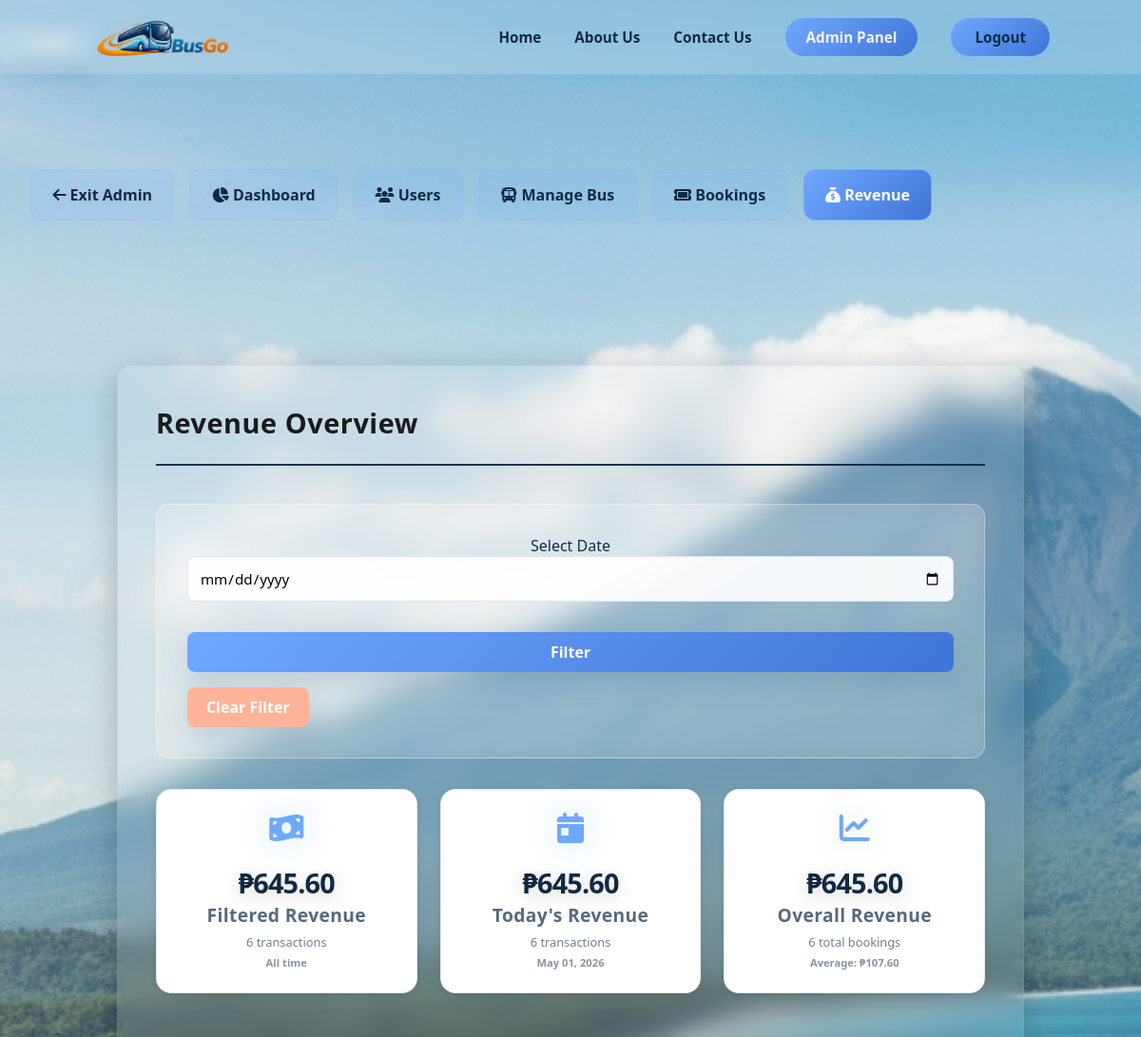
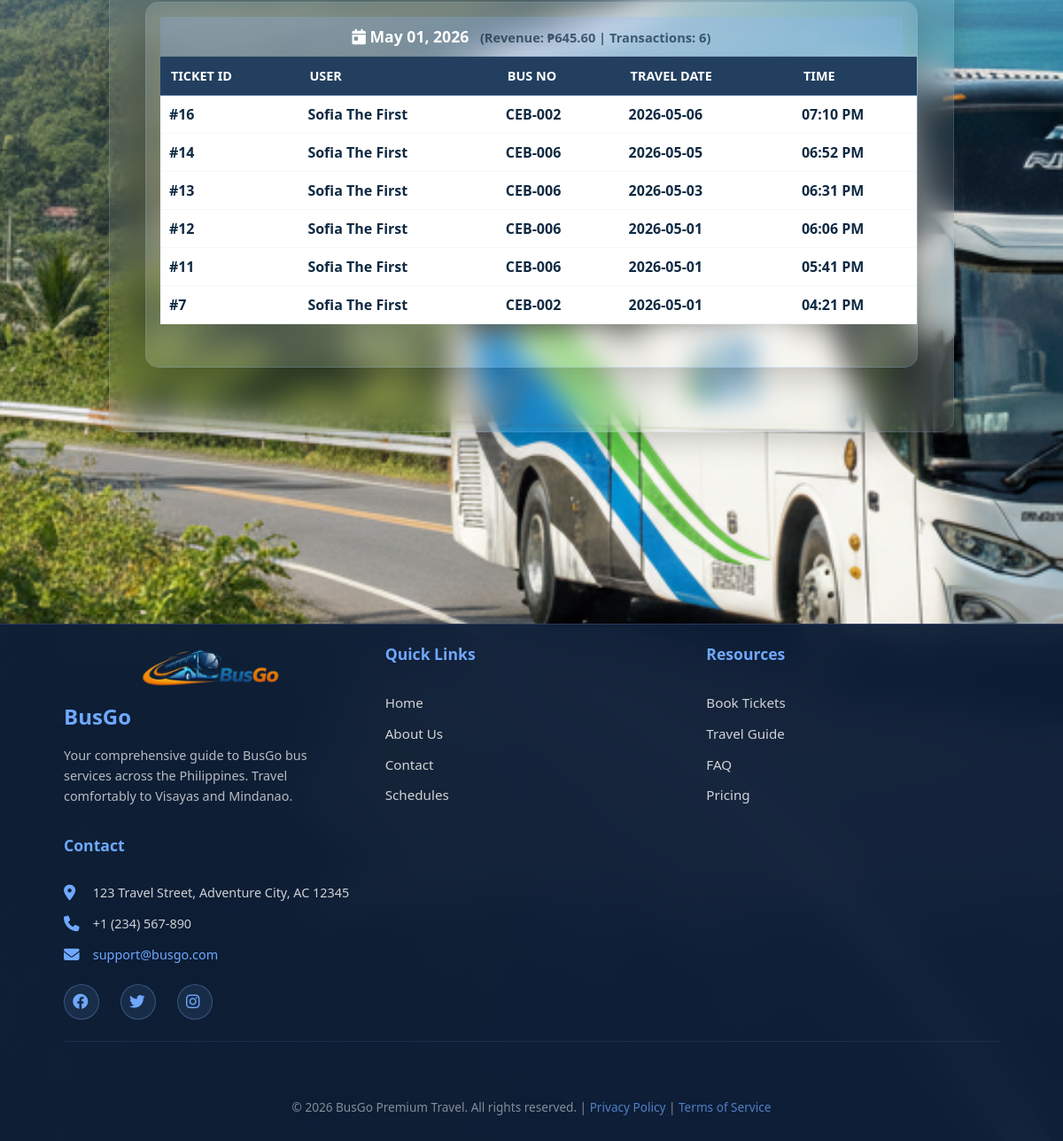
/admin/revenue (signed in), run on the app's committed database (2 pictures, top to bottom).
### tables this page shows
CREATE TABLE bookings (
            id INTEGER PRIMARY KEY AUTOINCREMENT,
            user_id INTEGER,
            trip_id INTEGER,
            passenger_id INTEGER,
            seat_number TEXT,
            status TEXT DEFAULT 'waiting for payment',
            booking_type TEXT DEFAULT 'Online',
            payment_method TEXT DEFAULT 'Online',
            created_at TEXT DEFAULT CURRENT_TIMESTAMP, price REAL DEFAULT 0, distance REAL DEFAULT 0, fare_type TEXT DEFAULT 'regular', discount_type TEXT, id_photo_path TEXT, travel_date TEXT,
            FOREIGN KEY(user_id) REFERENCES users(id),
            FOREIGN KEY(trip_id) REFERENCES trips(id),
            FOREIGN KEY(passenger_id) REFERENCES passengers(id)
        );

CREATE TABLE users (
            id INTEGER PRIMARY KEY AUTOINCREMENT,
            fullname TEXT NOT NULL,
            email TEXT UNIQUE NOT NULL,
            password TEXT NOT NULL,
            role TEXT DEFAULT 'user',
            created_at TEXT DEFAULT CURRENT_TIMESTAMP
        );

CREATE TABLE buses (
            id INTEGER PRIMARY KEY AUTOINCREMENT,
            bus_no TEXT UNIQUE NOT NULL,
            capacity INTEGER DEFAULT 52,
            status TEXT DEFAULT 'available',
            created_at TEXT DEFAULT CURRENT_TIMESTAMP,
            updated_at TEXT DEFAULT CURRENT_TIMESTAMP
        );

### app.py (the view)
@app.route("/admin/revenue")
def admin_revenue():
    if "user_id" not in session or session.get("role") != "admin":
        return redirect(url_for("home"))
    conn = get_db_connection()
    filter_date = request.args.get('date')
    filtered_query_params = []
    filtered_where_clauses = ["b.status = 'paid'"]
    if filter_date:
        filtered_where_clauses.append("date(b.created_at) = ?")
        filtered_query_params.append(filter_date)
    filtered_where_clause_str = " AND ".join(filtered_where_clauses)
    filtered_rows = conn.execute(f"""
        SELECT
            b.id,
            b.created_at,
            COALESCE(b.price, 0) AS fare,
            bs.bus_no,
            b.status,
            b.travel_date,
            u.fullname AS user_name
        FROM bookings b
        JOIN trips t ON t.id = b.trip_id
        JOIN buses bs ON bs.id = t.bus_id
        JOIN users u ON u.id = b.user_id
        WHERE {filtered_where_clause_str}
        ORDER BY date(b.created_at) DESC, b.created_at DESC
    """, filtered_query_params).fetchall()
    revenue_by_date = {}
    total_filtered_revenue = 0
    total_transactions = 0
    for row in filtered_rows:
        created_at_raw = row["created_at"] or ""
        date_key = "Unknown Date"
        time_label = created_at_raw
        fare = float(row["fare"] or 0)
        if fare <= 0:
            continue
        try:
            parsed = datetime.datetime.strptime(created_at_raw, "%Y-%m-%d %H:%M:%S")
            date_key = parsed.strftime("%B %d, %Y")
            time_label = parsed.strftime("%I:%M %p")
        except Exception:
            pass
        total_filtered_revenue += fare
        total_transactions += 1
        if date_key not in revenue_by_date:
            revenue_by_date[date_key] = {
                "transactions": [],
                "total_amount": 0,
                "transaction_count": 0
            }
        revenue_by_date[date_key]["transactions"].append({
            "ticket_id": row["id"],
            "bus_number": row["bus_no"],
            "time": time_label,
            "price": fare,
            "user_name": row["user_name"],
            "travel_date": row["travel_date"]
        })
        revenue_by_date[date_key]["total_amount"] += fare
        revenue_by_date[date_key]["transaction_count"] += 1
    today_iso = datetime.date.today().isoformat()
    today_stats = conn.execute("""
        SELECT
            COALESCE(SUM(b.price), 0) as total,
            COUNT(b.id) as count
        FROM bookings b
        WHERE b.status = 'paid' AND date(b.created_at) = ?
    """, (today_iso,)).fetchone()
    today_revenue = today_stats["total"] if today_stats else 0
    today_count = today_stats["count"] if today_stats else 0
    today_date = datetime.datetime.now().strftime('%B %d, %Y')
    overall_stats = conn.execute("""
        SELECT
            COALESCE(SUM(price), 0) as total,
            COUNT(id) as count,
            AVG(price) as average
        FROM bookings
        WHERE status = 'paid'
    """).fetchone()
    overall_total = overall_stats["total"] if overall_stats else 0
    overall_count = overall_stats["count"] if overall_stats else 0
    average_fare = overall_stats["average"] if overall_stats and overall_stats["average"] else 0
    conn.close()
    print(f"=== Revenue Summary ===")
    print(f"Filter applied: {filter_date if filter_date else 'None'}")
    print(f"Total revenue: ₱{total_filtered_revenue:,.2f}")
    print(f"Total transactions: {total_transactions}")
    print(f"Today's revenue: ₱{today_revenue:,.2f} ({today_count} transactions)")
    print(f"Overall revenue: ₱{overall_total:,.2f} ({overall_count} transactions)")
    print(f"Average fare: ₱{average_fare:,.2f}")
    return render_template(
        "admin_revenue.html",
        revenue_by_date=revenue_by_date,
        total_revenue=total_filtered_revenue,
        total_transactions=total_transactions,
        today_revenue=today_revenue,
        today_count=today_count,
        today_date=today_date,
        overall_total=overall_total,
        overall_count=overall_count,
        average_fare=average_fare,
        filter_date=filter_date
    )

### app.py (called while the page is built)
def get_db_connection():
    conn = sqlite3.connect(DATABASE)
    conn.row_factory = sqlite3.Row
    return conn

@app.context_processor
def inject_user_info():
    return dict(
        user_role=session.get("role"),
        user_name=session.get("fullname")
    )

### templates/admin_revenue.html (shortened to what this page needs)
{% extends "base.html" %}
{% block content %}
<div class="admin-wrapper">
    <div class="admin-content">
        <div class="admin-topnav">
            <a href="{{ url_for('home') }}">
                <i class="fa-solid fa-arrow-left"></i> Exit Admin
            </a>
            <a href="{{ url_for('admin_dashboard') }}" class="{% if request.endpoint == 'admin_dashboard' %}active{% endif %}">
                <i class="fa-solid fa-chart-pie"></i> Dashboard
            </a>
            <a href="{{ url_for('admin_users') }}" class="{% if request.endpoint == 'admin_users' %}active{% endif %}">
                <i class="fa-solid fa-users"></i> Users
            </a>
            <a href="{{ url_for('admin_buses') }}" class="{% if request.endpoint == 'admin_buses' %}active{% endif %}">
                <i class="fa-solid fa-bus"></i> Manage Bus
            </a>
            <a href="{{ url_for('admin_bookings') }}" class="{% if request.endpoint == 'admin_bookings' %}active{% endif %}">
                <i class="fa-solid fa-ticket"></i> Bookings
            </a>
            <a href="{{ url_for('admin_revenue') }}" class="{% if request.endpoint == 'admin_revenue' %}active{% endif %}">
                <i class="fa-solid fa-sack-dollar"></i> Revenue
            </a>
        </div>
        <main class="schedule-main">
            <div class="schedule-container glass-card bus-management-card" style="width: 100%; max-width: 100%; padding: 2.5rem;">
                <header class="content-header" style="display: flex; justify-content: space-between; align-items: center; margin-bottom: 2.5rem; width: 100%; border-bottom: 2px solid rgba(16, 42, 67, 0.95); padding-bottom: 1.5rem;">
                    <h2 class="section-heading" style="margin: 0; color: var(--dark-text); font-size: 1.8rem; font-weight: 800;">Revenue Overview</h2>
                </header>
                <div class="booking-panel-blue" style="margin-bottom: 2rem;">
                    <form method="GET" action="{{ url_for('admin_revenue') }}" style="display: flex; gap: 1rem; align-items: flex-end; flex-wrap: wrap;">
                        <div class="input-group" style="flex: 1; min-width: 180px;">
                            <label for="date">Select Date</label>
                            <input type="date" id="date" name="date" value="{{ filter_date if filter_date else '' }}" class="form-control">
                        </div>
                        <button type="submit" class="auth-btn" style="padding: 10px 20px; flex-shrink: 0;">Filter</button>
                        <a href="{{ url_for('admin_revenue') }}" class="cancel-btn" style="padding: 10px 20px; flex-shrink: 0; text-decoration: none;">Clear Filter</a>
                    </form>
                </div>
                <div class="stats-row" style="display: flex; gap: 1.5rem; margin-bottom: 3rem; flex-wrap: wrap;">
                    <div class="stat-card" style="background: white; border-radius: 16px; padding: 1.5rem; box-shadow: 0 2px 8px rgba(0,0,0,0.08); flex: 1; min-width: 200px; border: 1px solid rgba(16,42,67,0.1);">
                        <i class="fa-solid fa-money-bill-wave" style="font-size: 2rem; color: var(--accent); margin-bottom: 0.5rem; display: block;"></i>
                        <div>
                            <div class="stat-number" style="font-size: 1.8rem; font-weight: 700; color: var(--dark-text);">₱{{ "%.2f"|format(total_revenue|float) }}</div>
                            <div class="stat-label" style="color: rgba(16, 42, 67, 0.7);">Filtered Revenue</div>
                            <div style="font-size: 0.8rem; color: rgba(16, 42, 67, 0.6);">{{ total_transactions }} transactions</div>
                            <div style="font-size: 0.7rem; color: rgba(16, 42, 67, 0.5);">{% if filter_date %}For {{ filter_date }}{% else %}All time{% endif %}</div>
                        </div>
                    </div>
                    <div class="stat-card" style="background: white; border-radius: 16px; padding: 1.5rem; box-shadow: 0 2px 8px rgba(0,0,0,0.08); flex: 1; min-width: 200px; border: 1px solid rgba(16,42,67,0.1);">
                        <i class="fa-solid fa-calendar-day" style="font-size: 2rem; color: var(--accent); margin-bottom: 0.5rem; display: block;"></i>
                        <div>
                            <div class="stat-number" style="font-size: 1.8rem; font-weight: 700; color: var(--dark-text);">₱{{ "%.2f"|format(today_revenue|float) }}</div>
                            <div class="stat-label" style="color: rgba(16, 42, 67, 0.7);">Today's Revenue</div>
                            <div style="font-size: 0.8rem; color: rgba(16, 42, 67, 0.6);">{{ today_count }} transactions</div>
                            <div style="font-size: 0.7rem; color: rgba(16, 42, 67, 0.5);">{{ today_date }}</div>
                        </div>
                    </div>
                    <div class="stat-card" style="background: white; border-radius: 16px; padding: 1.5rem; box-shadow: 0 2px 8px rgba(0,0,0,0.08); flex: 1; min-width: 200px; border: 1px solid rgba(16,42,67,0.1);">
                        <i class="fa-solid fa-chart-line" style="font-size: 2rem; color: var(--accent); margin-bottom: 0.5rem; display: block;"></i>
                        <div>
                            <div class="stat-number" style="font-size: 1.8rem; font-weight: 700; color: var(--dark-text);">₱{{ "%.2f"|format(overall_total|float) }}</div>
                            <div class="stat-label" style="color: rgba(16, 42, 67, 0.7);">Overall Revenue</div>
                            <div style="font-size: 0.8rem; color: rgba(16, 42, 67, 0.6);">{{ overall_count }} total bookings</div>
                            <div style="font-size: 0.7rem; color: rgba(16, 42, 67, 0.5);">Average: ₱{{ "%.2f"|format(average_fare|float) }}</div>
                        </div>
                    </div>
                </div>
                <div class="table-container" style="width: 100%; overflow-x: auto;">
                    {% if revenue_by_date and revenue_by_date.keys()|length > 0 %}
                        {% for display_date, date_info in revenue_by_date.items() %}
                        <div style="margin-bottom: 2rem; width: 100%;">
                            <div class="table-header" style="background: rgba(138, 184, 255, 0.25); border-bottom: 1px solid rgba(16,42,67,0.1); padding: 10px;">
                                <i class="fa-solid fa-calendar-day"></i>
                                {{ display_date }}
                                <small style="margin-left: 0.5rem; color: rgba(16, 42, 67, 0.7);">
                                    (Revenue: ₱{{ "%.2f"|format(date_info.get('total_amount', 0)) }} |
                                    Transactions: {{ date_info.get('transaction_count', 0) }})
                                </small>
                            </div>
                            <table class="admin-table admin-bookings-table" style="width: 100%; border-collapse: collapse;">
                                <thead style="background: var(--dark-text);">
                                    <tr>
                                        <th style="color:white; padding: 12px; text-align: left;">Ticket ID</th>
                                        <th style="color:white; padding: 12px; text-align: left;">User</th>
                                        <th style="color:white; padding: 12px; text-align: left;">Bus No</th>
                                        <th style="color:white; padding: 12px; text-align: left;">Travel Date</th>
                                        <th style="color:white; padding: 12px; text-align: left;">Time</th>
                                    </tr>
                                </thead>
                                <tbody style="background: white;">
                                    {% for sale in date_info.get('transactions', []) %}
                                    <tr style="border-bottom: 1px solid rgba(16,42,67,0.1);">
                                        <td style="padding: 10px; color: var(--dark-text);"><strong>#{{ sale.get('ticket_id', '') }}</strong></td>
                                        <td style="padding: 10px; color: var(--dark-text);">{{ sale.get('user_name', '') }}</td>
                                        <td style="padding: 10px; color: var(--dark-text);">{{ sale.get('bus_number', '') }}</td>
                                        <td style="padding: 10px; color: var(--dark-text);">{{ sale.get('travel_date', '') }}</td>
                                        <td style="padding: 10px; color: var(--dark-text);">{{ sale.get('time', '') }}</td>
                                    </tr>
                                    {% endfor %}
                                </tbody>
                            </table>
                        </div>
                        {% endfor %}
                    {% else %}
                        <div style="text-align:center; padding:3rem; color: rgba(16, 42, 67, 0.6);">
                            <i class="fa-solid fa-inbox" style="font-size:2.5rem; margin-bottom:1rem;"></i>
                            <p style="font-size:1.1rem;">No revenue records found for the selected date range.</p>
                        </div>
                    {% endif %}
                </div>
            </div>
        </main>
    </div>
</div>
{% endblock %}

### data on the page
bookings: get "16", get "Sofia The First", get "CEB-002", get "2026-05-06", get "07:10 PM"
bookings: get "14", get "Sofia The First", get "CEB-006", get "2026-05-05", get "06:52 PM"
bookings: get "13", get "Sofia The First", get "CEB-006", get "2026-05-03", get "06:31 PM"
bookings: get "12", get "Sofia The First", get "CEB-006", get "2026-05-01", get "06:06 PM"
bookings: get "11", get "Sofia The First", get "CEB-006", get "2026-05-01", get "05:41 PM"
bookings: get "7", get "Sofia The First", get "CEB-002", get "2026-05-01", get "04:21 PM"

### other printed values
{{ "%.2f"|format(total_revenue|float) }} "645.60"
{{ total_transactions }} "6"
{{ "%.2f"|format(today_revenue|float) }} "645.60"
{{ today_count }} "6"
{{ "%.2f"|format(overall_total|float) }} "645.60"
{{ overall_count }} "6"
{{ "%.2f"|format(average_fare|float) }} "107.60"
{{ display_date }} "May 01, 2026"
{{ "%.2f"|format(date_info.get('total_amount', 0)) }} "645.60"
{{ date_info.get('transaction_count', 0) }} "6"
